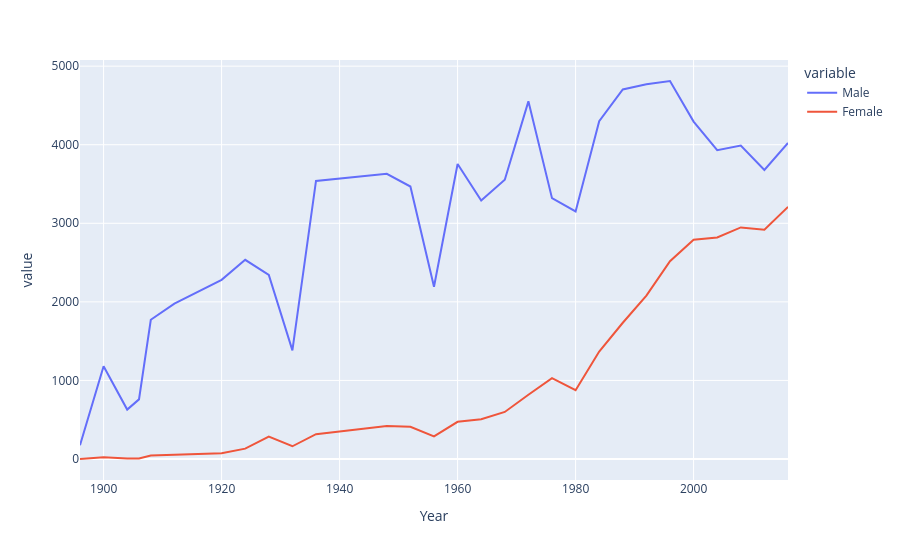

The notebook cell saved with this chart:
### Code cell
# Count male athletes per year
men = athlete_df[athlete_df['Sex'] == 'M'].groupby('Year').count()['Name'].reset_index()

# Count female athletes per year
women = athlete_df[athlete_df['Sex'] == 'F'].groupby('Year').count()['Name'].reset_index()

# Merge both datasets
final = men.merge(women, on='Year', how='left')

# Rename columns
final.rename(columns={'Name_x': 'Male', 'Name_y': 'Female'}, inplace=True)

# Replace NaN with 0
final.fillna(0, inplace=True)

# Plot graph
import plotly.express as px

fig = px.line(final, x="Year", y=["Male", "Female"])
fig.show()

### Figure 1 — Plotly figure (JSON) as saved in the notebook; plotly's stock layout.template omitted (floating-point values rounded to 4 significant figures)
{"data": [{"hovertemplate": "variable=Male<br>Year=%{x}<br>value=%{y}<extra></extra>", "legendgroup": "Male", "line": {"color": "#636efa", "dash": "solid"}, "marker": {"symbol": "circle"}, "mode": "lines", "name": "Male", "orientation": "v", "showlegend": true, "type": "scatter", "x": [1896, 1900, 1904, 1906, 1908, 1912, 1920, 1924, 1928, 1932, 1936, 1948, 1952, 1956, 1960, 1964, 1968, 1972, 1976, 1980, 1984, 1988, 1992, 1996, 2000, 2004, 2008, 2012, 2016], "xaxis": "x", "y": [174.0, 1181.0, 629.0, 759.0, 1772.0, 1978.0, 2280.0, 2535.0, 2342.0, 1382.0, 3539.0, 3629.0, 3468.0, 2193.0, 3755.0, 3290.0, 3555.0, 4552.0, 3320.0, 3151.0, 4299.0, 4704.0, 4769.0, 4811.0, 4294.0, 3931.0, 3990.0, 3679.0, 4022.0], "yaxis": "y"}, {"hovertemplate": "variable=Female<br>Year=%{x}<br>value=%{y}<extra></extra>", "legendgroup": "Female", "line": {"color": "#EF553B", "dash": "solid"}, "marker": {"symbol": "circle"}, "mode": "lines", "name": "Female", "orientation": "v", "showlegend": true, "type": "scatter", "x": [1896, 1900, 1904, 1906, 1908, 1912, 1920, 1924, 1928, 1932, 1936, 1948, 1952, 1956, 1960, 1964, 1968, 1972, 1976, 1980, 1984, 1988, 1992, 1996, 2000, 2004, 2008, 2012, 2016], "xaxis": "x", "y": [0.0, 23.0, 6.0, 6.0, 44.0, 53.0, 73.0, 132.0, 285.0, 162.0, 316.0, 420.0, 409.0, 288.0, 473.0, 507.0, 599.0, 818.0, 1028.0, 875.0, 1368.0, 1734.0, 2080.0, 2518.0, 2790.0, 2820.0, 2947.0, 2919.0, 3209.0], "yaxis": "y"}], "layout": {"legend": {"title": {"text": "variable"}, "tracegroupgap": 0}, "margin": {"t": 60}, "xaxis": {"anchor": "y", "domain": [0, 1], "title": {"text": "Year"}}, "yaxis": {"anchor": "x", "domain": [0, 1], "title": {"text": "value"}}}}
